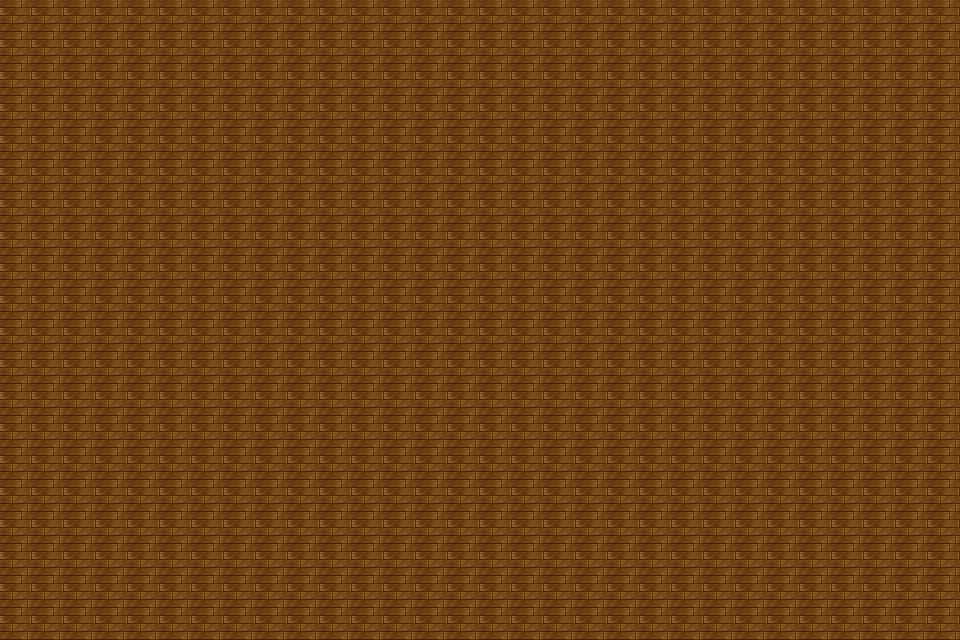

Rendered tile map (Tiled .tmx) drawn with the repository's tilesets; below, a short description and the map source with its tile grids summarised:
An orthogonal 30x20 tile map with 32x32 px tiles, 1 tile layer (Tilelaag 1), 2 tilesets.

<map version="1.0" orientation="orthogonal" width="30" height="20" tilewidth="32" tileheight="32">
 <tileset firstgid="1" name="wooden_floor_tiles" tilewidth="32" tileheight="32">
  <image source="tilesets/wooden_floor_tiles.png" width="288" height="256" />
 </tileset>
 <tileset firstgid="73" name="interior_tileset" tilewidth="32" tileheight="32">
  <image source="tilesets/interior_tileset.png" width="512" height="528" />
 </tileset>
 <layer name="Tilelaag 1" width="30" height="20">
  <data>[600 cells, 600 non-empty, 1 distinct tile ids]</data>
 </layer>
</map>
